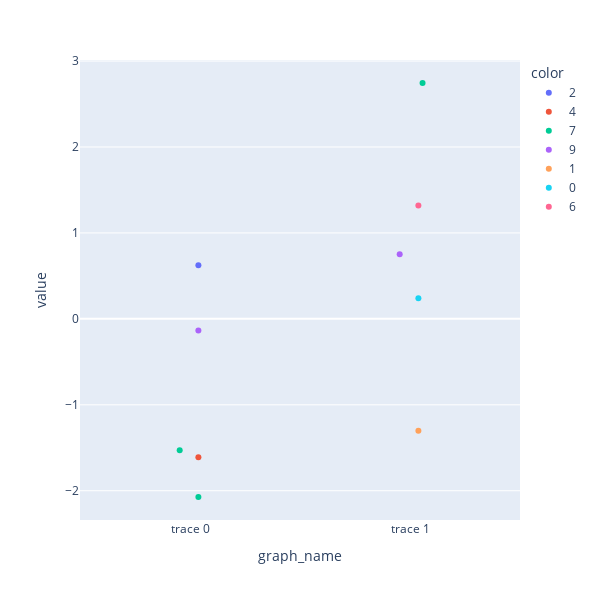

The code cell stored with this chart in its notebook:
### Code cell
import plotly.express as px
import numpy as np
import pandas as pd
np.random.seed(1)

y0 = np.random.randn(5) - 1
y1 = np.random.randn(5) + 1

df = pd.DataFrame({'graph_name':['trace 0']*len(y0)+['trace 1']*len(y1),
                  'value': np.concatenate([y0,y1],0),
                   'color':np.random.choice([0,1,2,3,4,5,6,7,8,9], size=10, replace=True)}
                 )

fig = px.strip(df,
         x='graph_name',
         y='value',
         color='color',
         stripmode='overlay')

fig.update_layout(autosize=False,
                  width=600,
                  height=600,
                  legend={'traceorder':'normal'})

fig.show()

### Figure 1 — Plotly figure (JSON) as saved in the notebook; plotly's stock layout.template omitted (floating-point values rounded to 4 significant figures)
{"data": [{"alignmentgroup": "True", "boxpoints": "all", "fillcolor": "rgba(255,255,255,0)", "hoveron": "points", "hovertemplate": "color=2<br>graph_name=%{x}<br>value=%{y}<extra></extra>", "legendgroup": "2", "line": {"color": "rgba(255,255,255,0)"}, "marker": {"color": "#636efa"}, "name": "2", "offsetgroup": "2", "orientation": "v", "pointpos": 0, "showlegend": true, "type": "box", "x": ["trace 0"], "x0": " ", "xaxis": "x", "y": [0.6243], "y0": " ", "yaxis": "y"}, {"alignmentgroup": "True", "boxpoints": "all", "fillcolor": "rgba(255,255,255,0)", "hoveron": "points", "hovertemplate": "color=4<br>graph_name=%{x}<br>value=%{y}<extra></extra>", "legendgroup": "4", "line": {"color": "rgba(255,255,255,0)"}, "marker": {"color": "#EF553B"}, "name": "4", "offsetgroup": "4", "orientation": "v", "pointpos": 0, "showlegend": true, "type": "box", "x": ["trace 0"], "x0": " ", "xaxis": "x", "y": [-1.612], "y0": " ", "yaxis": "y"}, {"alignmentgroup": "True", "boxpoints": "all", "fillcolor": "rgba(255,255,255,0)", "hoveron": "points", "hovertemplate": "color=7<br>graph_name=%{x}<br>value=%{y}<extra></extra>", "legendgroup": "7", "line": {"color": "rgba(255,255,255,0)"}, "marker": {"color": "#00cc96"}, "name": "7", "offsetgroup": "7", "orientation": "v", "pointpos": 0, "showlegend": true, "type": "box", "x": ["trace 0", "trace 0", "trace 1"], "x0": " ", "xaxis": "x", "y": [-1.528, -2.073, 2.745], "y0": " ", "yaxis": "y"}, {"alignmentgroup": "True", "boxpoints": "all", "fillcolor": "rgba(255,255,255,0)", "hoveron": "points", "hovertemplate": "color=9<br>graph_name=%{x}<br>value=%{y}<extra></extra>", "legendgroup": "9", "line": {"color": "rgba(255,255,255,0)"}, "marker": {"color": "#ab63fa"}, "name": "9", "offsetgroup": "9", "orientation": "v", "pointpos": 0, "showlegend": true, "type": "box", "x": ["trace 0", "trace 1"], "x0": " ", "xaxis": "x", "y": [-0.1346, 0.7506], "y0": " ", "yaxis": "y"}, {"alignmentgroup": "True", "boxpoints": "all", "fillcolor": "rgba(255,255,255,0)", "hoveron": "points", "hovertemplate": "color=1<br>graph_name=%{x}<br>value=%{y}<extra></extra>", "legendgroup": "1", "line": {"color": "rgba(255,255,255,0)"}, "marker": {"color": "#FFA15A"}, "name": "1", "offsetgroup": "1", "orientation": "v", "pointpos": 0, "showlegend": true, "type": "box", "x": ["trace 1"], "x0": " ", "xaxis": "x", "y": [-1.302], "y0": " ", "yaxis": "y"}, {"alignmentgroup": "True", "boxpoints": "all", "fillcolor": "rgba(255,255,255,0)", "hoveron": "points", "hovertemplate": "color=0<br>graph_name=%{x}<br>value=%{y}<extra></extra>", "legendgroup": "0", "line": {"color": "rgba(255,255,255,0)"}, "marker": {"color": "#19d3f3"}, "name": "0", "offsetgroup": "0", "orientation": "v", "pointpos": 0, "showlegend": true, "type": "box", "x": ["trace 1"], "x0": " ", "xaxis": "x", "y": [0.2388], "y0": " ", "yaxis": "y"}, {"alignmentgroup": "True", "boxpoints": "all", "fillcolor": "rgba(255,255,255,0)", "hoveron": "points", "hovertemplate": "color=6<br>graph_name=%{x}<br>value=%{y}<extra></extra>", "legendgroup": "6", "line": {"color": "rgba(255,255,255,0)"}, "marker": {"color": "#FF6692"}, "name": "6", "offsetgroup": "6", "orientation": "v", "pointpos": 0, "showlegend": true, "type": "box", "x": ["trace 1"], "x0": " ", "xaxis": "x", "y": [1.319], "y0": " ", "yaxis": "y"}], "layout": {"autosize": false, "boxmode": "overlay", "height": 600, "legend": {"title": {"text": "color"}, "tracegroupgap": 0, "traceorder": "normal"}, "margin": {"t": 60}, "width": 600, "xaxis": {"anchor": "y", "domain": [0, 1], "title": {"text": "graph_name"}}, "yaxis": {"anchor": "x", "domain": [0, 1], "title": {"text": "value"}}}}
